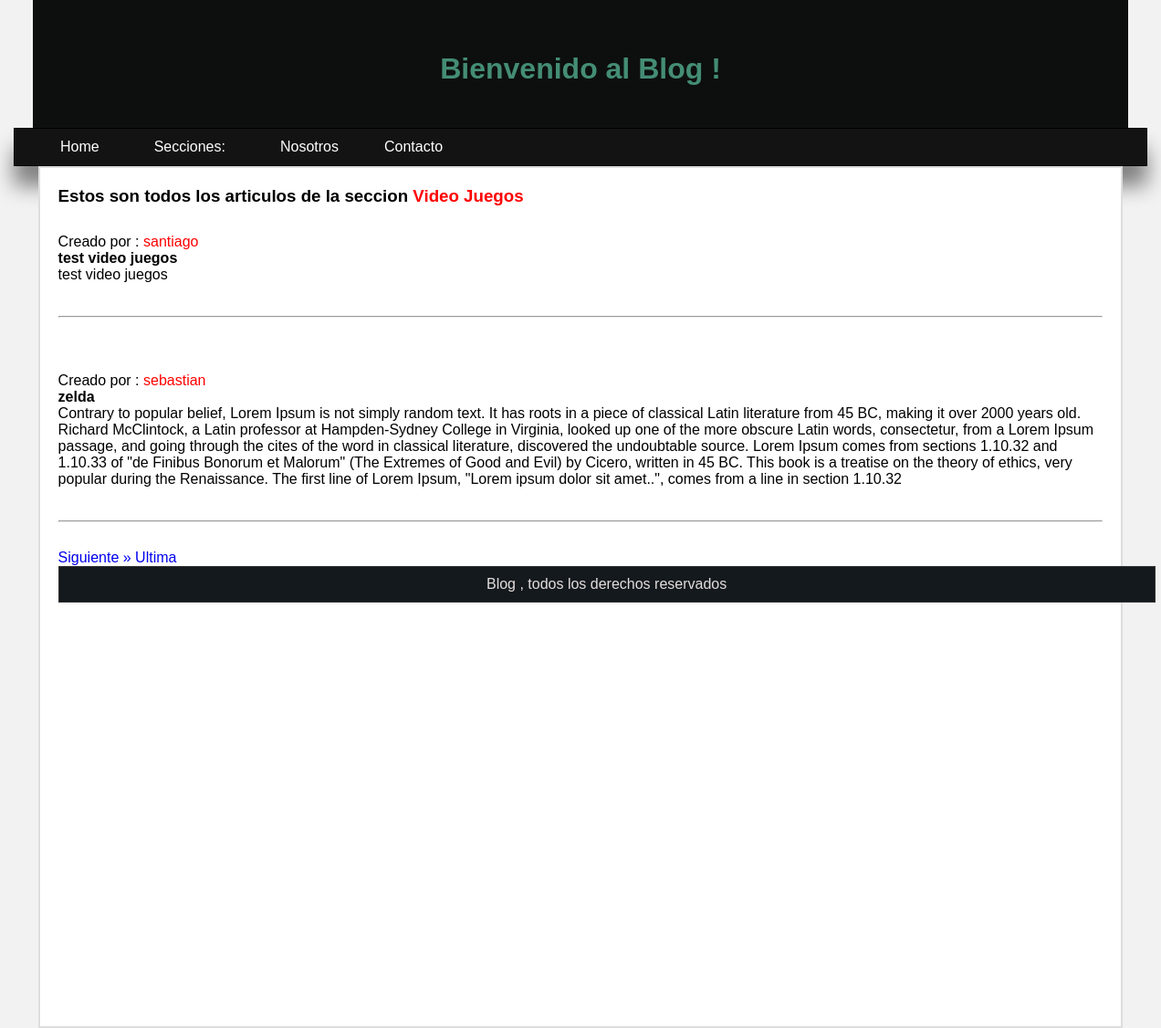
The page /articles/Video Juegos on the database its author committed.
### articles/models.py (models this page shows, shortened)
class Section (models.Model):
    name= models.CharField(max_length=20)

class Article (models.Model):
    title= models.CharField(max_length=20,unique=True)
    article = RichTextField(verbose_name=" Articulo : ")
    user = models.ForeignKey(User,verbose_name=" Usuario ",on_delete=models.CASCADE,null=True,blank=True)
    section =models.ForeignKey(Section,on_delete=models.CASCADE)
    created_at = models.DateField(verbose_name="Creado el : " ,auto_now_add=True)

### articles/views.py (the view)
# urls.py: path('articles/<str:section>', views.show_articles,name="articles"),
def show_articles (request,section):
    section_id=Section.objects.get(name=section)
    display= Article.objects.filter(section_id=section_id.id)
    page = request.GET.get('page')
    paginator = Paginator(display, 2)
    page_paginator = paginator.get_page(page)
    return render (request,'articles/articles.html',{'display':display,
                                                    'title':section,"page_paginator":page_paginator
                                                  })

### articles/templates/articles/articles.html (shortened to what this page needs)
{% extends 'mainapp/layout.html' %}
{%load static%}
{%block content%}
<h3> Estos son todos los articulos de la seccion <span style="color:red;">{{title}}</span> </h3>
    {%for f in page_paginator%}
     <div class="article" >
          Creado por :  <span style="color:red;">{{f.user}}</span>
           <h4> {{f.title}} </h4>
            {{f.article|safe}} <br/> </br/>
            <hr>
      </div>
    {%endfor%}
{%include "mainapp/pagination.html"%}
{%endblock%}

### mainapp/templates/mainapp/layout.html (shortened to what this page needs)
{%load static%}
<!DOCTYPE HTML>
<html lang="es">
    <head>
        <meta-charset ="utf-8">
    <link rel="stylesheet" href= "{%static 'css/styles.css'%}">
    </head>
    <body>
        <header>
                <h1> Bienvenido al Blog !</h1>
        </header>
        <nav>
            <ul>
                <a href="{%url 'index'%}" class="link"> <li> Home </li></a>
              <span class="secciones"> <a href="#" class="link"> <li> Secciones:
                    <li> <a href="{%url 'articles' 'Musica'%}">musica </li> </a>
                </ul>
                <a href="{%url 'nosotros'%}"class="link"> <li> Nosotros </li></a>
                <a href="{%url 'contacto'%}"class="link"> <li> Contacto </li></a>
        </nav>
       <div class="content">
            <div class="box">
               {% block content%}
               {%endblock%}
            </div>
       </div>
        <footer>
            Blog , todos los derechos reservados
        </footer>
    </body>
</html>

### mainapp/templates/mainapp/pagination.html (shortened to what this page needs)
<div class="paginator">
    {% if page_paginator.has_next %}
         <a href="?page={{page_paginator.next_page_number}}"> Siguiente &raquo;</a>
         <a href="?page= {{page_paginator.paginator.num_pages}}" >     Ultima </a>
    {%endif%}

### mainapp/static/css/styles.css (style rules this page uses)
* { margin: 0px; padding: 0px ; text-decoration: none; font-family: Arial, Helvetica, sans-serif; }
body { background-color: #f2f2f2; }
header { width:1200px; height: 140px; background-color:rgb(13, 15, 15); margin : 0px auto; color: rgb(68, 141, 117); text-align: center; line-height: 150px; }
nav { width:1240px; height: 40px; background-color:rgb(20, 19, 19); border: 1px solid black; margin:0 auto; box-shadow: 0 22px 22px gray; color:rgb(228, 222, 222); }
nav ul { text-decoration: none; list-style: none; }
nav ul li { line-height: 40px; float:left; padding-left:50px; }
nav ul li a { display:block; padding-left : 10px; padding-right: 10px; color: white ; text-decoration: none; }
.link { color: white ; text-decoration: none; }
.box { background-color: white; width: 90%; min-height: 500px; padding:20px; border: 2px solid #ddd; margin: 0 auto; min-height: 900px; }
footer { width: 1200px; border : 1px solid #333; text-align: center; background-color: rgb(20, 25, 29) ; padding-top:10px; padding-bottom: 10px; margin: 0 auto; color:rgb(228, 222, 222); }
.article { padding-top: 30px; padding-bottom: 30px; }

### rows shown on the page
Section: name "Video Juegos"
Article: user "santiago", title "test video juegos", article "test video juegos"
Article: user "sebastian", title "zelda", article "Contrary to popular belief, Lorem Ipsum is not simply random text. It has roots in a piece of classical Latin literature from 45 BC, making it over 2000 years old. Richard McClintock, a Latin professor at Hampden-Sydney College in Virginia, looked up one of the more obscure Latin words, consectetur, from a Lorem Ipsum passage, and going through the cites of the word in classical literature, discovered the undoubtable source. Lorem Ipsum comes from sections 1.10.32 and 1.10.33 of \"de Finibus Bonorum et Malorum\" (The Extremes of Good and Evil) by Cicero, written in 45 BC. This book is a treatise on the theory of ethics, very popular during the Renaissance. The first line of Lorem Ipsum,…"
